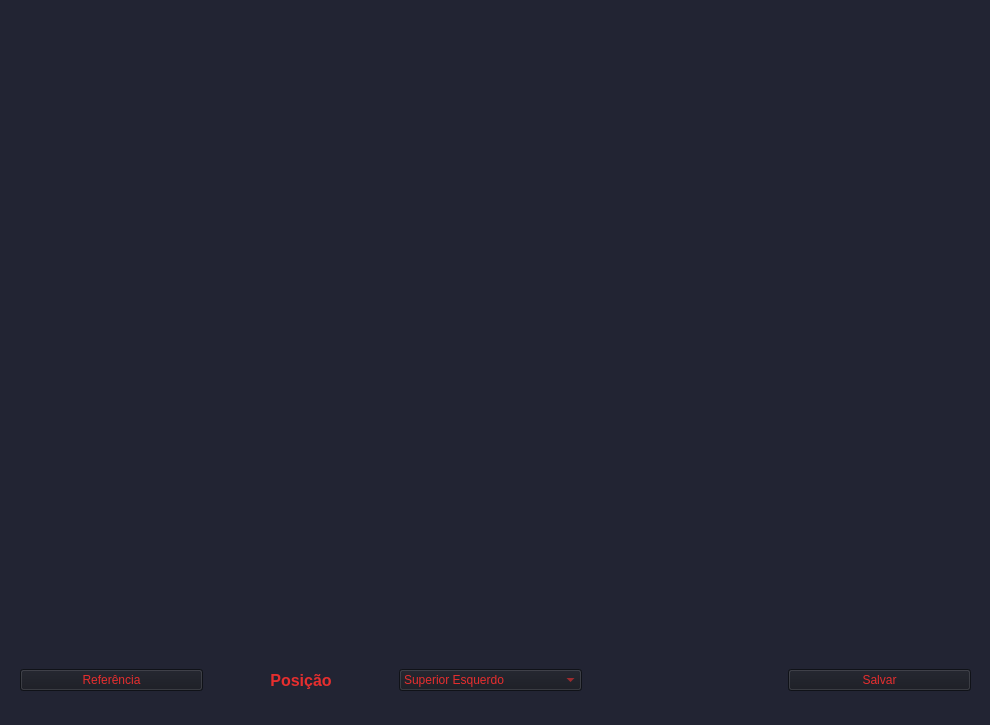
<?xml version="1.0" encoding="UTF-8"?>
<ui version="4.0">
 <class>MainWindow</class>
 <widget class="QMainWindow" name="MainWindow">
  <property name="geometry">
   <rect>
    <x>0</x>
    <y>0</y>
    <width>990</width>
    <height>725</height>
   </rect>
  </property>
  <property name="minimumSize">
   <size>
    <width>990</width>
    <height>725</height>
   </size>
  </property>
  <property name="maximumSize">
   <size>
    <width>990</width>
    <height>725</height>
   </size>
  </property>
  <property name="windowTitle">
   <string>Cruzetas</string>
  </property>
  <property name="styleSheet">
   <string notr="true">background-color: #222433;</string>
  </property>
  <widget class="QWidget" name="centralwidget">
   <widget class="QLabel" name="QT_Imagem">
    <property name="geometry">
     <rect>
      <x>110</x>
      <y>50</y>
      <width>768</width>
      <height>576</height>
     </rect>
    </property>
    <property name="styleSheet">
     <string notr="true">background-color: #222433;</string>
    </property>
    <property name="text">
     <string/>
    </property>
   </widget>
   <widget class="QWidget" name="horizontalLayoutWidget">
    <property name="geometry">
     <rect>
      <x>20</x>
      <y>660</y>
      <width>951</width>
      <height>41</height>
     </rect>
    </property>
    <layout class="QHBoxLayout" name="horizontalLayout">
     <item>
      <widget class="QPushButton" name="QT_btReferencia">
       <property name="styleSheet">
        <string notr="true">QPushButton{
background-color: rgb(23, 25, 33);
color: #E62E2E;
}
QPushButton:hover{
	background-color: #1B1D26;
}</string>
       </property>
       <property name="text">
        <string>Referência</string>
       </property>
      </widget>
     </item>
     <item>
      <widget class="QLabel" name="label">
       <property name="sizePolicy">
        <sizepolicy hsizetype="Preferred" vsizetype="Preferred">
         <horstretch>0</horstretch>
         <verstretch>0</verstretch>
        </sizepolicy>
       </property>
       <property name="font">
        <font>
         <pointsize>12</pointsize>
         <weight>75</weight>
         <bold>true</bold>
        </font>
       </property>
       <property name="text">
        <string>&lt;html&gt;&lt;head/&gt;&lt;body&gt;&lt;p align=&quot;center&quot;&gt;&lt;span style=&quot; color:#e62e2e;&quot;&gt;Posição&lt;/span&gt;&lt;/p&gt;&lt;/body&gt;&lt;/html&gt;</string>
       </property>
       <property name="alignment">
        <set>Qt::AlignRight|Qt::AlignTrailing|Qt::AlignVCenter</set>
       </property>
      </widget>
     </item>
     <item>
      <widget class="QComboBox" name="QT_posicao">
       <property name="sizePolicy">
        <sizepolicy hsizetype="Preferred" vsizetype="Fixed">
         <horstretch>0</horstretch>
         <verstretch>0</verstretch>
        </sizepolicy>
       </property>
       <property name="styleSheet">
        <string notr="true">background-color: rgb(23, 25, 33);
color: #E62E2E;
</string>
       </property>
       <item>
        <property name="text">
         <string>Superior Esquerdo</string>
        </property>
       </item>
       <item>
        <property name="text">
         <string>Superior Direito</string>
        </property>
       </item>
       <item>
        <property name="text">
         <string>Inferior Esquerdo</string>
        </property>
       </item>
      </widget>
     </item>
     <item>
      <spacer name="horizontalSpacer">
       <property name="orientation">
        <enum>Qt::Horizontal</enum>
       </property>
       <property name="sizeType">
        <enum>QSizePolicy::Fixed</enum>
       </property>
       <property name="sizeHint" stdset="0">
        <size>
         <width>200</width>
         <height>20</height>
        </size>
       </property>
      </spacer>
     </item>
     <item>
      <widget class="QPushButton" name="QT_btFinalizar">
       <property name="styleSheet">
        <string notr="true">QPushButton{
background-color: rgb(23, 25, 33);
color: #E62E2E;
}
QPushButton:hover{
	background-color: #1B1D26;
}</string>
       </property>
       <property name="text">
        <string>Salvar</string>
       </property>
      </widget>
     </item>
    </layout>
   </widget>
  </widget>
 </widget>
 <resources/>
 <connections/>
</ui>
